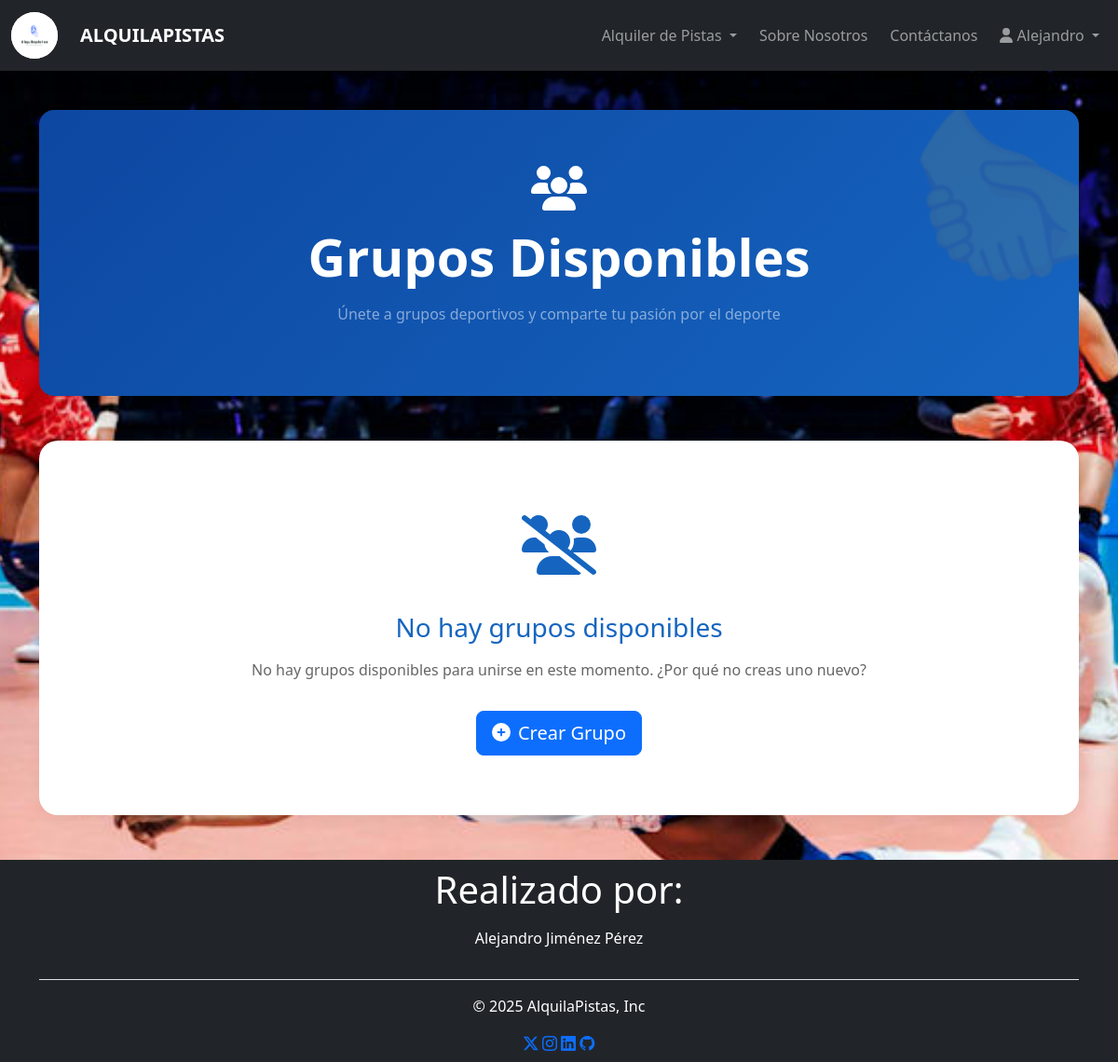
Before: /join-group/ (signed in) with the older database file.
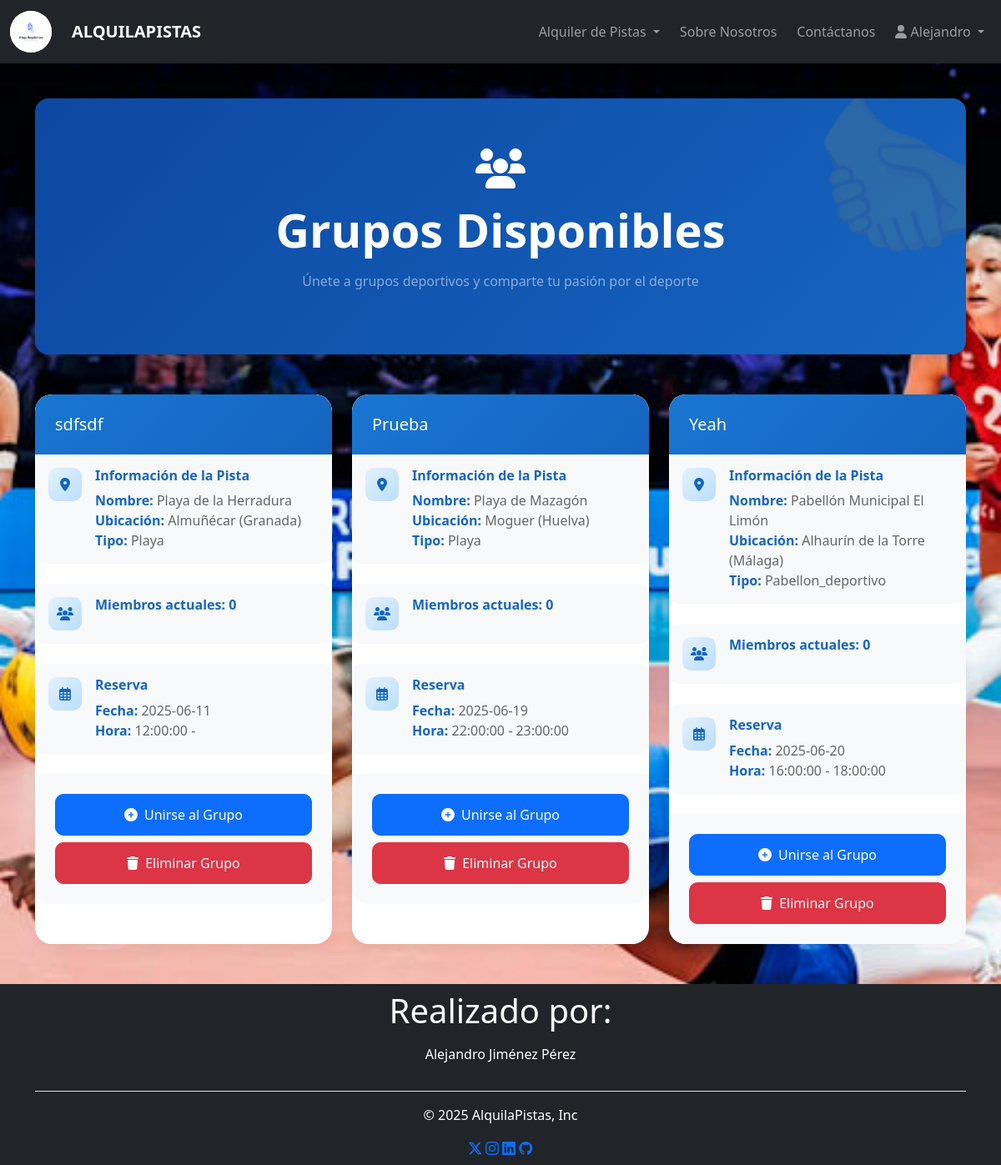
After: the same page with the newer database file.
### alquila_pistas/models.py (models this page shows, shortened)
class Group(models.Model):
    name = models.CharField(max_length=50)
    users = models.ManyToManyField(User)
    court = models.ForeignKey(Court, on_delete=models.CASCADE, null=True, blank=True)
    reservation = models.OneToOneField(Reservation, on_delete=models.CASCADE, null=True, blank=True)
    description = models.TextField(blank=True, null=True)

class Court(models.Model):
    name = models.CharField(max_length=50, default=" ")
    location = models.CharField(max_length=100, default=" ")
    latitude = models.FloatField(null=True, blank=True)
    longitude = models.FloatField(null=True, blank=True)
    court_type = models.CharField(max_length=50, choices=[
        ('Sports pavilion', 'Pabellon_deportivo'),
        ('beach', 'Playa'),
    ])

class Reservation(models.Model):
    user = models.ForeignKey(User, on_delete=models.CASCADE)
    court = models.ForeignKey(Court, on_delete=models.CASCADE)
    date = models.CharField(max_length=50)
    start_time = models.CharField(max_length=50)
    finish_time = models.CharField(max_length=50)
    name_reservation = models.CharField(max_length=50, default=" ")

### alquila_pistas/views.py (the view)
# urls.py: path('join-group/', views.JoinGroupView.as_view(), name='JoinGroup'),
class JoinGroupView(LoginRequiredMixin, ListView):
    model = Group
    template_name = 'alquila_pistas/join_group.html'
    context_object_name = 'groups'
    def get_queryset(self):
        return Group.objects.select_related('court', 'reservation').prefetch_related('users').all()

### alquila_pistas/templates/alquila_pistas/join_group.html (shortened to what the changed rows need)
{% extends "base.html" %}
{% load static %}
{% block links %}
    <div class="container py-5">
        <section class="intro-section rounded-4 mb-5">
            <div class="container">
                <div class="row">
                    <div class="col-lg-12 text-center animate-fade-in">
                        <h1 class="display-4 fw-bold text-white mb-3">Grupos Disponibles</h1>
                    </div>
                </div>
            </div>
        </section>
        {% if groups %}
            <div class="row g-4 animate-fade-in">
                {% for group in groups %}
                    <div class="col-md-6 col-lg-4">
                        <div class="feature-card h-100">
                            <div class="card-header-custom">
                                <h5 class="card-title mb-0">{{ group.name }}</h5>
                            </div>
                            <div class="card-body">
                                <div class="info-section">
                                    <div class="info-icon">
                                        <i class="fas fa-map-marker-alt"></i>
                                    </div>
                                    <div class="info-content">
                                        <h6 class="info-title">Información de la Pista</h6>
                                        <p class="info-text">
                                            <span class="info-label">Nombre:</span> {{ group.court.name }}<br>
                                            <span class="info-label">Ubicación:</span> {{ group.court.location }}<br>
                                            <span class="info-label">Tipo:</span> {{ group.court.get_court_type_display }}
                                        </p>
                                    </div>
                                </div>
                                <div class="info-section">
                                    <div class="info-icon">
                                        <i class="fas fa-users"></i>
                                    </div>
                                    <div class="info-content">
                                        <h6 class="info-title">Miembros actuales: {{ group.users.count }}</h6>
                                    </div>
                                </div>
                                {% if group.reservation %}
                                    <div class="info-section">
                                        <div class="info-icon">
                                            <i class="far fa-calendar-alt"></i>
                                        </div>
                                        <div class="info-content">
                                            <h6 class="info-title">Reserva</h6>
                                            <p class="info-text">
                                                <span class="info-label">Fecha:</span> {{ group.reservation.date }}<br>
                                                <span class="info-label">Hora:</span> {{ group.reservation.start_time }} - {{ group.reservation.finish_time }}
                                            </p>
                                        </div>
                                    </div>
                                {% endif %}
                            </div>
                            <div class="card-actions">
                                <form method="post" action="{% url 'alquila_pistas:JoinGroupSuccessView' %}" class="mb-2">
                                    <button type="submit" class="btn btn-primary btn-action">
                                        <i class="fas fa-plus-circle me-2"></i>Unirse al Grupo
                                    </button>
                                </form>
                                <form method="get" action="{% url 'alquila_pistas:DeleteGroupView' %}">
                                    <button type="submit" class="btn btn-danger btn-action">
                                        <i class="fas fa-trash me-2"></i>Eliminar Grupo
                                    </button>
                                </form>
                            </div>
                        </div>
                    </div>
                {% endfor %}
            </div>
        {% else %}
            <div class="empty-state animate-fade-in">
                <div class="empty-state-icon">
                    <i class="fas fa-users-slash"></i>
                </div>
                <h3 class="empty-state-title">No hay grupos disponibles</h3>
                <p class="empty-state-description">
                    No hay grupos disponibles para unirse en este momento.
                    ¿Por qué no creas uno nuevo?
                </p>
                <a href="{% url 'alquila_pistas:create_group' %}" class="btn btn-primary btn-lg hover-button">
                    <i class="fas fa-plus-circle me-2"></i>Crear Grupo
                </a>
            </div>
        {% endif %}
    </div>
{% endblock %}

Changed rows visible on the page:
added Group: name "sdfsdf", court.name "Playa de la Herradura", court.location "Almuñécar (Granada)", court.court_type "Playa", users.count "0", reservation "2025-06-11", reservation.start_time "12:00:00"
added Group: name "Prueba", court.name "Playa de Mazagón", court.location "Moguer (Huelva)", court.court_type "Playa", users.count "0", reservation "2025-06-19", reservation.start_time "22:00:00", reservation.finish_time "23:00:00"
added Group: name "Yeah", court.name "Pabellón Municipal El Limón", court.location "Alhaurín de la Torre (Málaga)", court.court_type "Pabellon_deportivo", users.count "0", reservation "2025-06-20", reservation.start_time "16:00:00", reservation.finish_time "18:00:00"
Other visible differences:
text no longer shown: "No hay grupos disponibles No hay grupos disponibles para unirse en este momento. ¿Por qué no creas uno nuevo? Crear Grupo"
